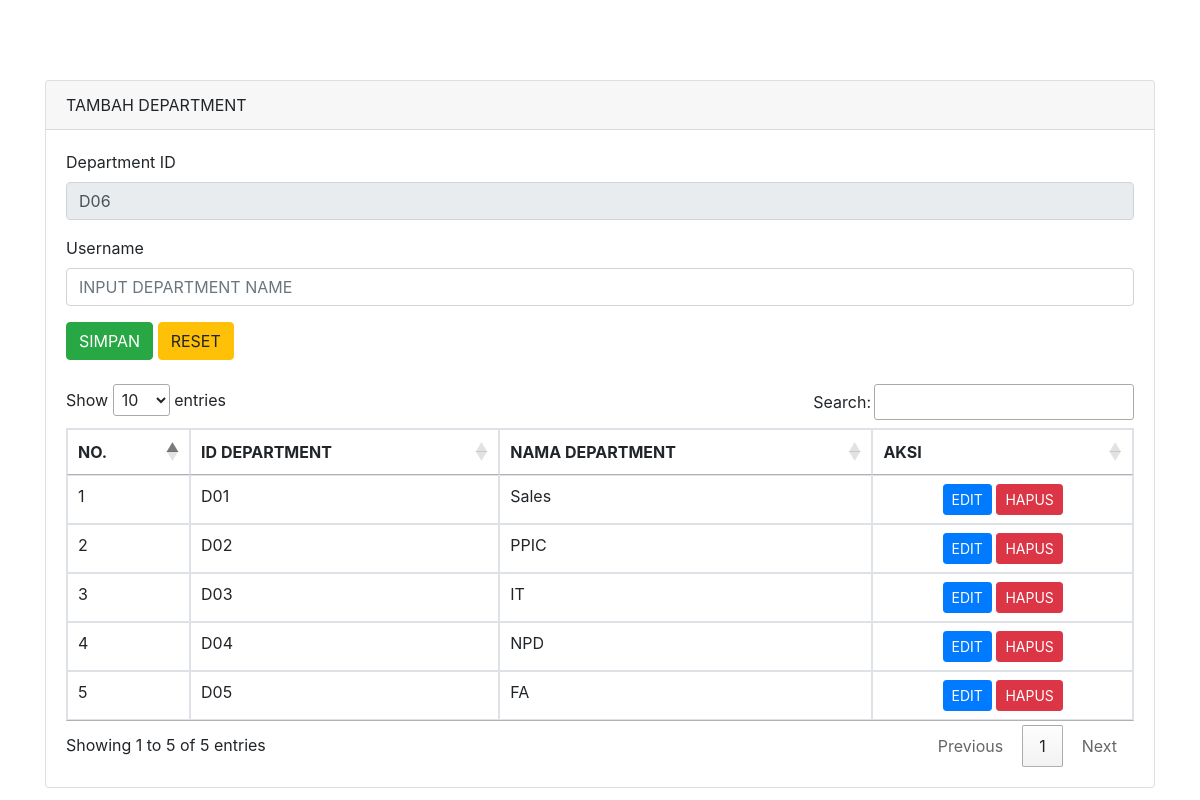
Page /pages/admin/department/tambah-department.php on the committed database.
### tables this page shows
CREATE TABLE `department` (
  `DeptID` varchar(10) NOT NULL,
  `DeptName` varchar(50) NOT NULL
);

### pages/admin/department/tambah-department.php (the view, shortened to what this page needs)
<!doctype html>
<html lang="en">
  <head>
    <link rel="stylesheet" href="https://stackpath.bootstrapcdn.com/bootstrap/4.4.1/css/bootstrap.min.css">
    <link rel="stylesheet" href="//cdn.datatables.net/1.10.20/css/jquery.dataTables.min.css">
  </head>
  <body>
<?php
	include('koneksi.php');
  $query3 = "SELECT max(DeptID) as kodeTerbesar FROM department";
  $hasil = mysqli_query($connection,$query3);
	$data3 = mysqli_fetch_array($hasil);
	$kodeBarang = $data3['kodeTerbesar'];
	$urutan = (int) substr($kodeBarang, 2, 2);
	$urutan++;
	$huruf = "D";
	$kodeBarang = $huruf . sprintf("%02s", $urutan);
	?>
    <div class="container" style="margin-top: 80px">
      <div class="row">
        <div class="col-md-12">
          <div class="card">
            <div class="card-header">
              TAMBAH DEPARTMENT
            </div>
            <div class="card-body">
             <form action="simpan-department.php" method="POST">
                <div class="form-group">
                  <label>Department ID</label>
                  <input type="text" name="DeptID" placeholder="Masukkan ID Department" required="required" value="<?php echo $kodeBarang ?>" class="form-control" readonly>
                </div>
                <div class="form-group">
                  <label>Username</label>
                  <input type="text" name="DeptName" placeholder="Input Department Name" class="form-control" style="text-transform:uppercase">
                </div>
                <button type="submit" class="btn btn-success">SIMPAN</button>
                <button type="reset" class="btn btn-warning">RESET</button>
              </form>
              <br/>
              <div class="table-responsive">
              <table class="table table-bordered" id="deptTable">
                <thead>
                  <tr>
                    <th scope="col">NO.</th>
                    <th scope="col">ID DEPARTMENT</th>
                    <th scope="col">NAMA DEPARTMENT</th>
                    <th scope="col">AKSI</th>
                  </tr>
                </thead>
                <tbody>
                  <?php
                      include('koneksi.php');
                      $no = 1;
                      $query = mysqli_query($connection,"SELECT * FROM department");
                      while($row = mysqli_fetch_array($query)){
                  ?>
                  <tr>
                      <td><?php echo $no++ ?></td>
                      <td><?php echo $row['DeptID'] ?></td>
                      <td><?php echo $row['DeptName'] ?></td>
                      <td class="text-center">
                        <a href="edit-department.php?id=<?php echo $row['DeptID'] ?>" class="btn btn-sm btn-primary">EDIT</a>
                        <a href="hapus-department.php?id=<?php echo $row['DeptID'] ?>" class="btn btn-sm btn-danger">HAPUS</a>
                      </td>
                  </tr>
                <?php } ?>
                </tbody>
              </table>
              </div>
            </div>
          </div>
      </div>
    </div>
  </body>
</html>

### rows in the picture
department: DeptID "D01", DeptName "Sales"
department: DeptID "D02", DeptName "PPIC"
department: DeptID "D03", DeptName "IT"
department: DeptID "D04", DeptName "NPD"
department: DeptID "D05", DeptName "FA"
